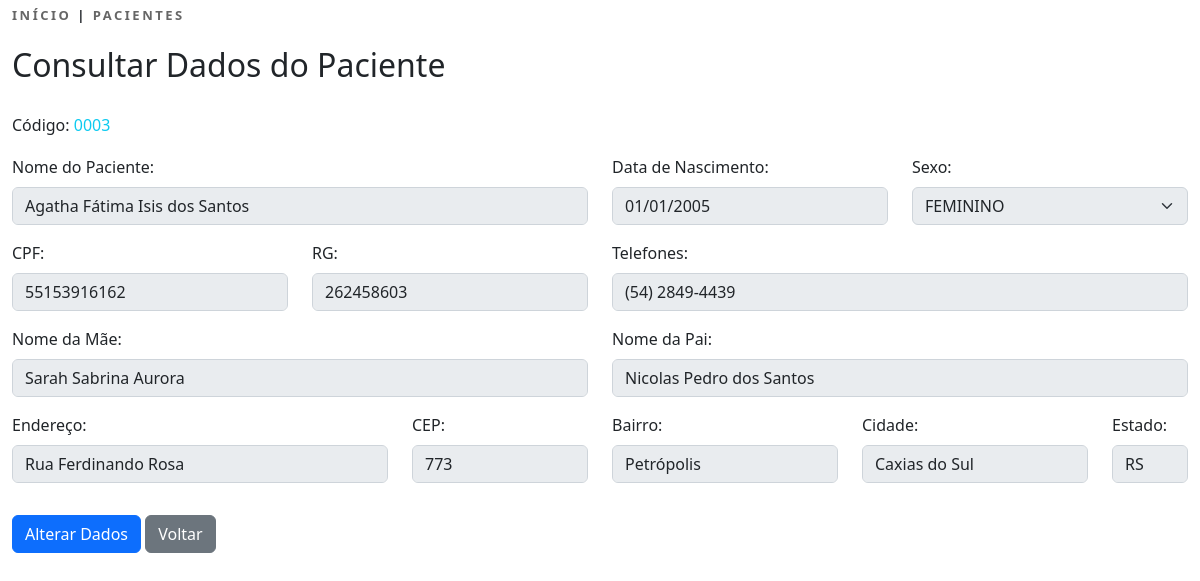
/office/Pacientes/Editar&idu=400&idp=408&acao=consultar (signed in), run on the app's committed database.
### tables this page shows
CREATE TABLE IF NOT EXISTS `pacientes` (
  `id` int NOT NULL AUTO_INCREMENT,
  `nome` varchar(60) NOT NULL,
  `data_nascimento` date NOT NULL,
  `sexo` char(1) NOT NULL,
  `cpf` text NOT NULL,
  `rg` text NOT NULL,
  `nome_mae` varchar(60) NOT NULL,
  `nome_pai` varchar(60) NOT NULL,
  `endereco` varchar(80) NOT NULL,
  `bairro` varchar(30) NOT NULL,
  `cidade` varchar(30) NOT NULL,
  `estado` varchar(2) NOT NULL,
  `cep` varchar(11) NOT NULL,
  `telefone` varchar(20) NOT NULL,
  `status` varchar(15) NOT NULL,
  `data_cad` datetime NOT NULL,
  PRIMARY KEY (`id`)
);

### app/controllers/PacientesController.php (called while the page is built, shortened)
<?php
$vGet = $_GET;
require_once( LOCAL . '/app/config/includes/funcoes.php');
$id_usuario = isset($vGet['idu']) ? codigoHash((int)$vGet['idu'], "d") : 0;
$id_paciente = isset($vGet['idp']) ? codigoHash((int)$vGet['idp'], "d") : 0;
$acao = isset($vGet['acao']) ? $vGet['acao'] : 'novo';
$include_onde = "pacientes.php";
include_once(LOCAL . "/app/model/PacienteModel.php");
if ($vParameters==="novo" || $vParameters==="editar") {
    $include_onde = "pacientes_editar.php";
} else if ($vParameters==="salvar") {
    if (isset($vAlerta) && !empty($vAlerta)) {
        $include_onde = "pacientes_editar.php";
    }
}
include_once "app/views/office/{$include_onde}";

### index.php (called while the page is built, shortened)
<?php
include_once("app/config/route.php");
include_once( $includeController );

### app/config/includes/funcoes.php (called while the page is built, shortened)
<?php
function codigoHash($codigo, $acao = null){
    $vCodigo = is_null($acao) ? ((int)$codigo * (int)$codigo + 399) : sqrt((int)$codigo - 399);
    return $vCodigo;
}

### app/model/PacienteModel.php (called while the page is built, shortened)
<?php
require_once( LOCAL . '/app/config/includes/connection.php');
$dados = [];
if ($vParameters==="novo") {
} else if ($vParameters==="editar") {
  $query = $conn->query("SELECT * FROM pacientes WHERE id=$id_paciente");
    $re = mysqli_fetch_array($query);
    $dadosForm = $re;
} else if ($vParameters==="salvar") {
  $dadosForm = $_POST;
  $vAlerta = "";
  if (empty($dadosForm['nome'])) { $vAlerta .= "<div>O campo <strong>Nome do Paciente</strong> n&atilde;o pode ser vazio.</div>"; }
  if (empty($dadosForm['sexo'])) { $vAlerta .= "<div>O campo <strong>Sexo</strong> n&atilde;o pode ser vazio.</div>"; }
  if (empty($dadosForm['mae'])) { $vAlerta .= "<div>O campo <strong>Nome da M&atilde;e</strong> n&atilde;o pode ser vazio.</div>"; }
  if (empty($dadosForm['data_nasc'])) { $vAlerta .= "<div>o Campo <strong>Data de Nascimento</strong> n&atilde;o pode ser vazio.</div>"; }
  $vData = date("Y-m-d H:i:s");
  if (empty($vAlerta)) {
      if ($dadosForm['acao']==="novo") {
          $valores = "'" . $dadosForm['nome'] . "',";
          $valores .= "'" . date("Y-m-d", strtotime($dadosForm['data_nasc'])) . "',";
          $valores .= "'" . $dadosForm['sexo'] . "',";
          $valores .= "'" . $dadosForm['cpf'] . "',";
          $valores .= "'" . $dadosForm['rg'] . "',";
          $valores .= "'" . $dadosForm['mae'] . "',";
          $valores .= "'" . $dadosForm['pai'] . "',";
          $valores .= "'" . $dadosForm['endereco'] . "',";
          $valores .= "'" . $dadosForm['bairro'] . "',";
          $valores .= "'" . $dadosForm['cidade'] . "',";
          $valores .= "'" . $dadosForm['estado'] . "',";
          $valores .= "'" . $dadosForm['cep'] . "',";
          $valores .= "'" . $dadosForm['fone'] . "',";
          $valores .= "'" . $dadosForm['status'] . "',";
          $valores .= "'" . $vData . "'";
          $campos = "nome, data_nascimento, sexo, cpf, rg, nome_mae, nome_pai, endereco, bairro, cidade, estado, cep, telefone, status, data_cad";
          try{
            $conn->query("INSERT INTO pacientes ($campos) VALUES ($valores)");
            $pacientes = $conn->query("SELECT id FROM pacientes
                            WHERE nome='" . $dadosForm['nome'] . "'
                            AND nome_mae='" . $dadosForm['mae'] . "'
                            AND data_cad='" .  $vData . "'");
                $re = mysqli_fetch_array($pacientes);
                $id_paciente = $re['id'];
            mysqli_free_result($pacientes);
          } catch (Exception $e) {
            $vAlerta = $e->getMessage();
          }
      } else {
          try{
              $where = " WHERE id=" . $dadosForm['id_paciente'];
              $sql = "UPDATE pacientes SET
                  nome='" . $dadosForm['nome'] . "',
                  data_nascimento='" . date("Y-m-d", strtotime($dadosForm['data_nasc'])) . "',
                  sexo='" . $dadosForm['sexo'] . "',
                  cpf='" . $dadosForm['cpf'] . "',
                  rg='" . $dadosForm['rg'] . "',
                  nome_mae='" . $dadosForm['mae'] . "',
                  nome_pai='" . $dadosForm['pai'] . "',
                  endereco='" . $dadosForm['endereco'] . "',
                  bairro='" . $dadosForm['bairro'] . "',
                  cidade='" . $dadosForm['cidade'] . "',
                  estado='" . $dadosForm['estado'] . "',
                  cep='" . $dadosForm['cep'] . "',
                  telefone='" . $dadosForm['fone'] . "'
                  $where";
              $conn->query($sql);
              $id_paciente =  $dadosForm['id_paciente'];
          } catch (Exception $e) {
              $vAlerta = $e->getMessage();
          }
      }
      if (empty($vAlerta)) {
          $query = $conn->query("SELECT * FROM pacientes ORDER BY nome");
              while ($re = mysqli_fetch_assoc($query)) {
                $dados[] = $re;
              }
          mysqli_free_result($query);
      }
  }
} else {
    $query = $conn->query("SELECT * FROM pacientes ORDER BY nome");
      while ($re = mysqli_fetch_assoc($query)) {
        $dados[] = $re;
      }
    mysqli_free_result($query);
}

### app/views/office/pacientes_editar.php (the view, shortened to what this page needs)
<!DOCTYPE html>
<html lang="pt-br">
    <head>
        <link href="<?=URL?>/assets/bootstrap/css/bootstrap.min.css" rel="stylesheet">
        <link rel="stylesheet" href="<?=URL?>/assets/bootstrap/css/fontawesome.min.css">
        <link rel="stylesheet" type="text/css" href="<?=URL?>/app/views/office/assets/css/style_index_01.css"/>
    </head>
    <body>
        <div class="container-fluid">
            <div class="row">
                <div class="col">
                    <div class="links-voltar">
                        <a href="<?=URL?>/Office/Inicio" class="links"><span>INÍCIO</span></a> |
                        <a href="<?=URL?>/Office/Pacientes" class="links"><span>PACIENTES</span></a>
                    </div>
                    <h2><?=($acao==="consultar" ? 'Consultar Dados do Paciente' : ($acao==="alterar" ? 'Atualizar Dados do Paciente' : 'Cadastrar Novo Paciente'))?></h2><br>
                </div>
            </div>
            <div class="row">
                <div class="col">
                    <form method="post" action="<?=URL?>/Office/Pacientes/Salvar">
                        <?php
                        if ($acao==="consultar" || $acao==="alterar") {
                            ?>
                            <h6 style="margin-bottom: 20px">Código: <span class="text-info"><?=str_pad($id_paciente, 4, "0", STR_PAD_LEFT)?></span></h6>
                            <?php
                        }
                        ?>
                        <div class="row mb-3">
                            <div class="col-md-6">
                                <fieldset<?=($acao==="consultar" ? " disabled" : "")?>>
                                    <div class="row mb-3">
                                        <div class="col">
                                            <label for="nome" class="form-label">Nome do Paciente:</label>
                                            <input type="text" id="nome" name="nome" class="form-control" value="<?=(isset($dadosForm['nome']) ? $dadosForm['nome'] : '')?>"/>
                                        </div>
                                    </div>
                                    <div class="row mb-3">
                                        <div class="col-md-6">
                                            <label for="cpf" class="form-label">CPF:</label>
                                            <input type="text" id="cpf" name="cpf" class="form-control" value="<?=(isset($dadosForm['cpf']) ? $dadosForm['cpf'] : '')?>" />
                                        </div>
                                        <div class="col-md-6">
                                            <label for="rg" class="form-label">RG:</label>
                                            <input type="text" id="rg" name="rg" class="form-control" value="<?=(isset($dadosForm['rg']) ? $dadosForm['rg'] : '')?>" />
                                        </div>
                                    </div>
                                    <div class="row mb-3">
                                        <div class="col">
                                            <label for="mae" class="form-label">Nome da Mãe:</label>
                                            <input type="text" id="mae" name="mae" class="form-control" value="<?=(isset($dadosForm['nome_mae']) ? $dadosForm['nome_mae'] : '')?>"/>
                                        </div>
                                    </div>
                                    <div class="row mb-3">
                                        <div class="col-md-8">
                                            <label for="endereco" class="form-label">Endereço:</label>
                                            <input type="text" id="endereco" name="endereco" class="form-control" value="<?=(isset($dadosForm['endereco']) ? $dadosForm['endereco'] : '')?>"/>
                                        </div>
                                        <div class="col-md-4">
                                            <label for="cep" class="form-label">CEP:</label>
                                            <input type="text" id="cep" name="cep" class="form-control" value="<?=(isset($dadosForm['cep']) ? $dadosForm['cep'] : '')?>"/>
                                        </div>
                                    </div>
                                </fieldset>
                            </div>
                            <div class="col-md-6">
                                <fieldset<?=($acao==="consultar" ? " disabled" : "")?>>
                                    <div class="row mb-3">
                                        <div class="col-md-6">
                                            <label for="data_nasc" class="form-label">Data de Nascimento:</label>
                                            <input type="date" id="data_nasc" name="data_nasc" class="form-control" value="<?=(isset($dadosForm['data_nascimento']) ? $dadosForm['data_nascimento'] : '')?>" />
                                        </div>
                                        <div class="col-md-6">
                                            <label for="sexo" class="form-label">Sexo:</label>
                                            <select name="sexo" id="sexo" class="form-select">
                                                <option value="F"<?=(isset($dadosForm['sexo']) && $dadosForm['sexo']==="F" ? ' selected' : '')?>>FEMININO</option>
                                            </select>
                                        </div>
                                    </div>
                                    <div class="row mb-3">
                                        <div class="col">
                                            <label for="fone" class="form-label">Telefones:</label>
                                            <input type="text" id="fone" name="fone" class="form-control" value="<?=(isset($dadosForm['telefone']) ? $dadosForm['telefone'] : '')?>"/>
                                        </div>
                                    </div>
                                    <div class="row mb-3">
                                        <div class="col">
                                            <label for="pai" class="form-label">Nome da Pai:</label>
                                            <input type="text" id="pai" name="pai" class="form-control" value="<?=(isset($dadosForm['nome_pai']) ? $dadosForm['nome_pai'] : '')?>"/>
                                        </div>
                                    </div>
                                    <div class="row mb-3">
                                        <div class="col-md-5">
                                            <label for="bairro" class="form-label">Bairro:</label>
                                            <input type="text" id="bairro" name="bairro" class="form-control" value="<?=(isset($dadosForm['bairro']) ? $dadosForm['bairro'] : '')?>"/>
                                        </div>
                                        <div class="col-md-5">
                                            <label for="cidade" class="form-label">Cidade:</label>
                                            <input type="text" id="cidade" name="cidade" class="form-control" value="<?=(isset($dadosForm['cidade']) ? $dadosForm['cidade'] : '')?>"/>
                                        </div>
                                        <div class="col-md-2">
                                            <label for="estado" class="form-label">Estado:</label>
                                            <input type="text" id="estado" name="estado" class="form-control" value="<?=(isset($dadosForm['estado']) ? $dadosForm['estado'] : '')?>"/>
                                        </div>
                                    </div>
                                </fieldset>
                            </div>
                        </div>
                        <div class="row mb-3">
                            <div class="col">
                                <?php
                                if ($acao==="consultar") {
                                    ?>
                                    <a href="<?=URL?>/Office/Pacientes/Editar&idu=<?=codigoHash($id_usuario)?>&idp=<?=codigoHash($id_paciente)?>&acao=alterar" class="btn btn-primary">Alterar Dados</a>
                                    <a href="<?=URL?>/Office/Pacientes&idu=<?=codigoHash($id_usuario)?>" class="btn btn-secondary">Voltar</a>
                                    <?php
                                } else if($acao==="novo" || $acao==="alterar") {
                                    ?>
                                    <input type="submit" class="btn btn-success btn-lg" value="Salvar Dados"/>
                                    <a href="<?=URL?>/Office/Pacientes&idu=<?=codigoHash($id_usuario)?>" class="btn btn-secondary btn-lg">Voltar</a>
                                    <?php
                                }
                                ?>
                            </div>
                        </div>
                    </form>
                </div>
            </div>
        </div>
    </body>
</html>

### app/views/office/assets/css/style_index_01.css (style rules this page uses)
a:link.links { text-decoration: none; color: #666666; }
.links-voltar { font-size: 13px; font-weight: bold; letter-spacing: 2.5px; margin-top: 6px; margin-bottom: 20px; }

### data on the page
pacientes: nome "Agatha Fátima Isis dos Santos", cpf "55153916162", rg "262458603", mae "Sarah Sabrina Aurora", endereco "Rua Ferdinando Rosa", cep "773", data_nasc "01/01/2005", sexo "FEMININO", fone "(54) 2849-4439", pai "Nicolas Pedro dos Santos", bairro "Petrópolis", cidade "Caxias do Sul", estado "RS"

### other printed values
str_pad($id_paciente, 4, "0", STR_PAD_LEFT) "0003"
